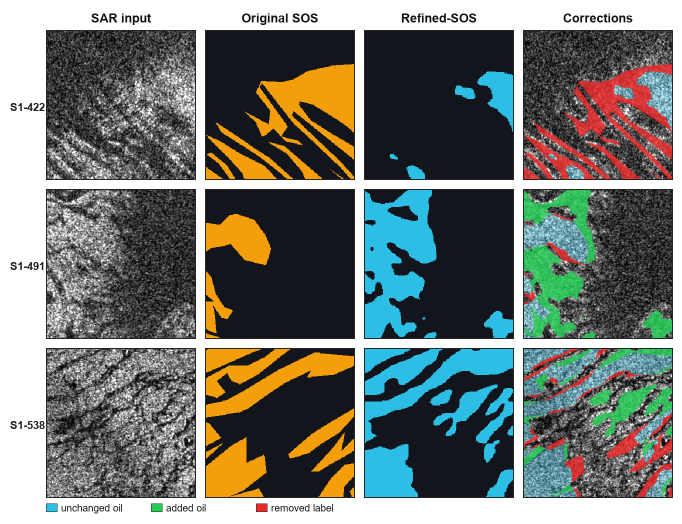
#> input picture figures/figure1_dataset_samples.png, 1364 x 1048 px, given in place of sentinel_422.png, which was not available (shown at 1/2 size)
$ python create_figure1_dataset.py
#> lines starting #> are read from the running program, lines starting #| are printed output that depends on the picture; after the words box and inside, x2 and y2 are one past the last pixel; in counts of white or black regions, pixels touching at a corner belong together; pictures that were not available may be replaced by others from this repository, and a replacement may not be noted
"""
Generate Figure 1 for the IEEE Access manuscript.

The figure uses validation tiles whose original and refined SOS masks differ,
so the correction overlay is visually meaningful. SOS masks encode oil as
dark pixels and background as light pixels.
"""

from pathlib import Path

import numpy as np
from PIL import Image, ImageDraw, ImageFont


SAMPLES = [
    ("sentinel_422.png", "S1-422"),
    ("sentinel_491.png", "S1-491"),
    ("sentinel_538.png", "S1-538"),
]

PANEL = 300
OUT_PATHS = [
    Path("figures/figure1_dataset_samples.png"),
]

GREEN = np.array([35, 205, 85], dtype=np.uint8)
RED = np.array([235, 40, 40], dtype=np.uint8)
AMBER = np.array([245, 158, 11], dtype=np.uint8)
CYAN = np.array([45, 190, 230], dtype=np.uint8)
DARK = np.array([18, 22, 28], dtype=np.uint8)
BORDER = (38, 38, 38)


def _font(name, size):
    try:
        return ImageFont.truetype(name, size)
    except OSError:
        return ImageFont.load_default()


def _load_sar(path):
    image = Image.open(path).convert("RGB").resize(
        (PANEL, PANEL), Image.Resampling.BILINEAR
    )
    arr = np.asarray(image).astype(np.float32)
    out = np.empty_like(arr)
    for channel in range(3):
        lo, hi = np.percentile(arr[..., channel], [1, 99])
        if hi <= lo:
            out[..., channel] = arr[..., channel]
        else:
            out[..., channel] = np.clip(
                (arr[..., channel] - lo) * 255.0 / (hi - lo), 0, 255
            )
    return out.astype(np.uint8)


def _load_oil_mask(path):
    mask = Image.open(path).convert("L").resize(
        (PANEL, PANEL), Image.Resampling.NEAREST
    )
    return np.asarray(mask) < 128


def _color_mask(mask, color):
    arr = np.zeros((PANEL, PANEL, 3), dtype=np.uint8)
    arr[:] = DARK
    arr[mask] = color
    return arr


def _overlay_corrections(sar, original, refined):
    base = sar.copy().astype(np.float32)
    unchanged = refined & original
    added = refined & ~original
    removed = original & ~refined

    alpha_unchanged = 0.34
    alpha_change = 0.82
    base[unchanged] = base[unchanged] * (1 - alpha_unchanged) + CYAN * alpha_unchanged
    base[added] = base[added] * (1 - alpha_change) + GREEN * alpha_change
    base[removed] = base[removed] * (1 - alpha_change) + RED * alpha_change
    return np.clip(base, 0, 255).astype(np.uint8)


def create_figure1_dataset_comparison():
    cols = 4
    rows = len(SAMPLES)
    header_h = 42
    label_w = 74
    gap = 18
    outer = 18
    footer_h = 34

    width = outer * 2 + label_w + cols * PANEL + (cols - 1) * gap
    height = outer * 2 + header_h + rows * PANEL + (rows - 1) * gap + footer_h
    canvas = Image.new("RGB", (width, height), "white")
#> canvas: PIL image 1364x1048 RGB; every value is 255
    draw = ImageDraw.Draw(canvas)

    font_title = _font("arialbd.ttf", 25)
    font_row = _font("arialbd.ttf", 22)
    font_small = _font("arial.ttf", 20)

    headers = ["SAR input", "Original SOS", "Refined-SOS", "Corrections"]
    for col, title in enumerate(headers):
        x = outer + label_w + col * (PANEL + gap)
        bbox = draw.textbbox((0, 0), title, font=font_title)
        draw.text(
            (x + (PANEL - (bbox[2] - bbox[0])) / 2, outer + 4),
            title,
            fill=(20, 20, 20),
            font=font_title,
        )
#> this loop made 4 passes
#> bbox on passes 1 to 4: (0, 5, 123, 29), (0, 5, 157, 29), (0, 5, 155, 24), (0, 5, 142, 24)

    for row, (filename, row_label) in enumerate(SAMPLES):
        stem = filename.replace("sentinel_", "").replace(".png", "")
        sar = _load_sar(Path("dataset/images/images/val") / filename)
#> in _load_sar, `image = Image.open(path).convert("RGB").resize( (PANEL, PANEL), Image...`:
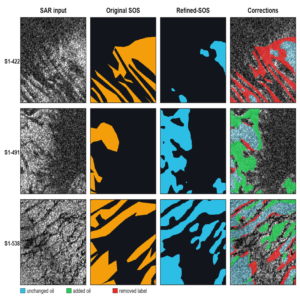
#> image: PIL image 300x300 RGB; mean R, G, B 116.4, 121.2, 115.4
#> the loop in _load_sar, `for channel in range(3):` made 3 passes
#> lo on passes 1 to 3: 18, 22, 11
#> after the loop in _load_sar, `for channel in range(3):`:
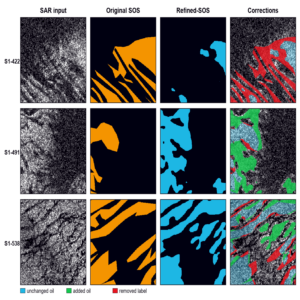
#> out: shape (300, 300, 3) float32; mean R, G, B 105.9, 108.6, 109.2
        refined = _load_oil_mask(Path("dataset/masks/masks/val") / filename)
#> in _load_oil_mask, `mask = Image.open(path).convert("L").resize( (PANEL, PANEL), Image.Res..`:
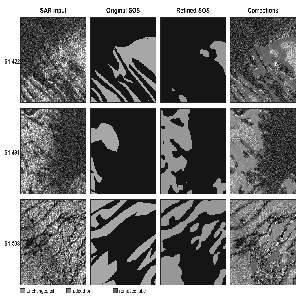
#> mask: PIL image 300x300 L; min 0, max 255, mean 118.8
#> in _load_oil_mask, `return np.asarray(mask) < 128`:
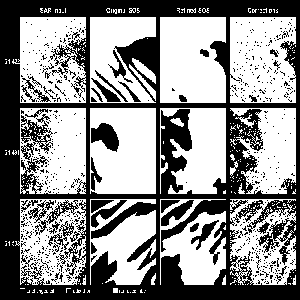
#> returned value: shape (300, 300) bool; 55.8% white; 684 black regions (643 under 20 px), largest, box (x1, y1, x2, y2) and area: (0, 0, 300, 300) 33471, (21, 114, 53, 160) 601, (91, 123, 119, 152) 507
        original = _load_oil_mask(Path("dataset_orig/test/sentinel/label") / f"{stem}.png")

        panels = [
            sar,
            _color_mask(original, AMBER),
            _color_mask(refined, CYAN),
            _overlay_corrections(sar, original, refined),
        ]

        y = outer + header_h + row * (PANEL + gap)
        bbox = draw.textbbox((0, 0), row_label, font=font_row)
        draw.text(
            (outer + (label_w - (bbox[2] - bbox[0])) / 2, y + (PANEL - (bbox[3] - bbox[1])) / 2),
            row_label,
            fill=(30, 30, 30),
            font=font_row,
        )

        for col, panel in enumerate(panels):
            x = outer + label_w + col * (PANEL + gap)
            canvas.paste(Image.fromarray(panel), (x, y))
            draw.rectangle([x, y, x + PANEL - 1, y + PANEL - 1], outline=BORDER, width=2)

    legend_y = height - outer - 23
    legend_x = outer + label_w
    legend_items = [
        ((45, 190, 230), "unchanged oil"),
        ((35, 205, 85), "added oil"),
        ((235, 40, 40), "removed label"),
    ]
    x = legend_x
    for color, text in legend_items:
        draw.rectangle([x, legend_y, x + 22, legend_y + 16], fill=color, outline=(40, 40, 40))
        draw.text((x + 30, legend_y - 3), text, fill=(25, 25, 25), font=font_small)
        x += 210

    for out_path in OUT_PATHS:
        out_path.parent.mkdir(parents=True, exist_ok=True)
        canvas.save(out_path, quality=95)
        print(f"Created: {out_path}")


if __name__ == "__main__":
#> (the run stopped early here; a loop or call above may not have finished)
